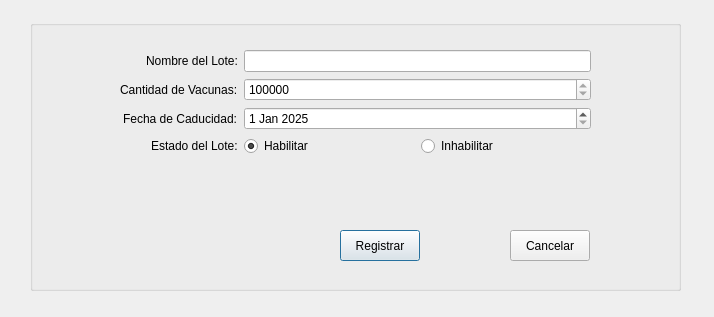
<?xml version="1.0" encoding="UTF-8"?>
<ui version="4.0">
 <class>registrarLoteGui</class>
 <widget class="QDialog" name="registrarLoteGui">
  <property name="geometry">
   <rect>
    <x>0</x>
    <y>0</y>
    <width>714</width>
    <height>317</height>
   </rect>
  </property>
  <property name="windowTitle">
   <string>Registrar Lote de Vacuna</string>
  </property>
  <widget class="QGroupBox" name="groupBox">
   <property name="geometry">
    <rect>
     <x>30</x>
     <y>20</y>
     <width>651</width>
     <height>271</height>
    </rect>
   </property>
   <property name="title">
    <string/>
   </property>
   <widget class="QWidget" name="formLayoutWidget_2">
    <property name="geometry">
     <rect>
      <x>90</x>
      <y>30</y>
      <width>471</width>
      <height>138</height>
     </rect>
    </property>
    <layout class="QFormLayout" name="formLayout_2">
     <property name="labelAlignment">
      <set>Qt::AlignRight|Qt::AlignTrailing|Qt::AlignVCenter</set>
     </property>
     <item row="0" column="0">
      <widget class="QLabel" name="label">
       <property name="text">
        <string>Nombre del Lote:</string>
       </property>
      </widget>
     </item>
     <item row="0" column="1">
      <layout class="QHBoxLayout" name="horizontalLayout_2">
       <item>
        <widget class="QLineEdit" name="nombreLoteTxt"/>
       </item>
      </layout>
     </item>
     <item row="1" column="0">
      <widget class="QLabel" name="label_2">
       <property name="text">
        <string>Cantidad de Vacunas:</string>
       </property>
      </widget>
     </item>
     <item row="1" column="1">
      <widget class="QSpinBox" name="cantidadVacunaSb">
       <property name="minimum">
        <number>100000</number>
       </property>
       <property name="maximum">
        <number>1000000</number>
       </property>
       <property name="singleStep">
        <number>1000</number>
       </property>
      </widget>
     </item>
     <item row="2" column="0">
      <widget class="QLabel" name="label_3">
       <property name="text">
        <string>Fecha de Caducidad:</string>
       </property>
      </widget>
     </item>
     <item row="3" column="0">
      <widget class="QLabel" name="label_4">
       <property name="text">
        <string>Estado del Lote:</string>
       </property>
      </widget>
     </item>
     <item row="2" column="1">
      <widget class="QDateEdit" name="fechaCaducidadDe">
       <property name="dateTime">
        <datetime>
         <hour>0</hour>
         <minute>0</minute>
         <second>0</second>
         <year>2025</year>
         <month>1</month>
         <day>1</day>
        </datetime>
       </property>
       <property name="minimumDate">
        <date>
         <year>1752</year>
         <month>9</month>
         <day>15</day>
        </date>
       </property>
      </widget>
     </item>
     <item row="3" column="1">
      <layout class="QHBoxLayout" name="horizontalLayout">
       <item>
        <widget class="QRadioButton" name="habilitarLoteRb">
         <property name="tabletTracking">
          <bool>false</bool>
         </property>
         <property name="acceptDrops">
          <bool>false</bool>
         </property>
         <property name="autoFillBackground">
          <bool>false</bool>
         </property>
         <property name="text">
          <string>Habilitar</string>
         </property>
         <property name="checked">
          <bool>true</bool>
         </property>
        </widget>
       </item>
       <item>
        <widget class="QRadioButton" name="inhabilitarLoteRb">
         <property name="text">
          <string>Inhabilitar</string>
         </property>
        </widget>
       </item>
      </layout>
     </item>
    </layout>
   </widget>
   <widget class="QPushButton" name="registrarButton">
    <property name="geometry">
     <rect>
      <x>310</x>
      <y>210</y>
      <width>80</width>
      <height>31</height>
     </rect>
    </property>
    <property name="text">
     <string>Registrar</string>
    </property>
   </widget>
   <widget class="QPushButton" name="cancelarButton">
    <property name="geometry">
     <rect>
      <x>480</x>
      <y>210</y>
      <width>80</width>
      <height>31</height>
     </rect>
    </property>
    <property name="text">
     <string>Cancelar</string>
    </property>
   </widget>
  </widget>
 </widget>
 <resources/>
 <connections/>
</ui>
